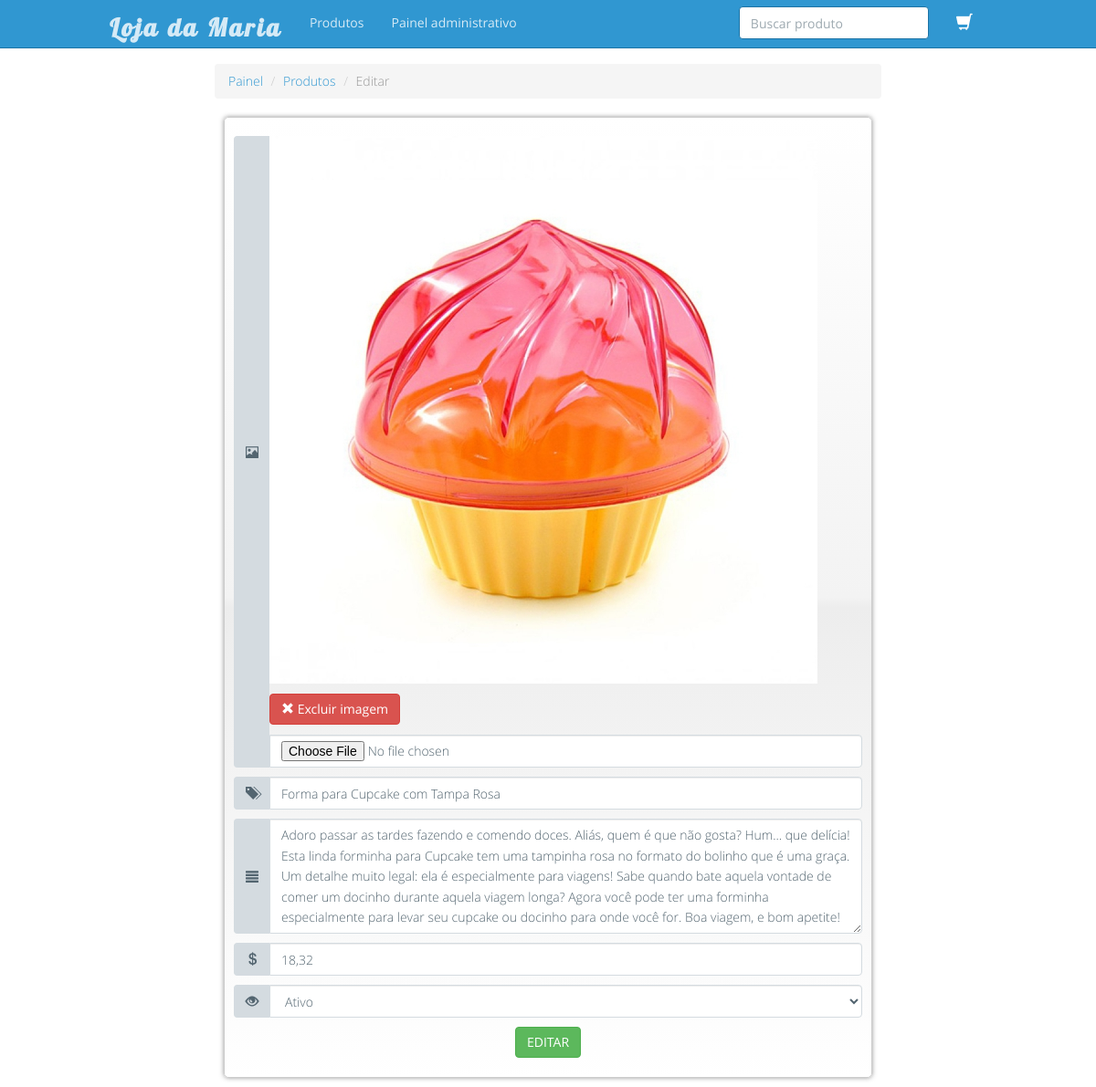
Screenshot of /produto_editar_form/7 with the database file from the repository.
### tables this page shows
CREATE TABLE `ldm_produtos` (
  `id` int(10) UNSIGNED NOT NULL,
  `imagem_capa` varchar(50) DEFAULT NULL,
  `titulo` varchar(255) NOT NULL,
  `slug` varchar(255) NOT NULL,
  `descricao` mediumtext NOT NULL,
  `valor` decimal(5,2) NOT NULL,
  `situacao` varchar(10) NOT NULL,
  `data_cad` datetime NOT NULL
);

### application/controllers/App_painel_produtos.php (called while the page is built, shortened)
<?php
class App_painel_produtos extends CI_Controller
{
    public  function __construct()
    {
        $this->load->model('app_painel_produtos_model', 'produtos_model');
        $this->load->helper('app_ldm_utils');
    }
    public function produto_editar_form($registro)
    {
        $dados['produto'] = $this->produtos_model->detalhes_produto($registro);
        $dados['pagina_interna'] = 'painel_produto_editar';
        $this->load->view('index', $dados);
    }
}

### index.php (called while the page is built, shortened)
<?php
require_once BASEPATH.'core/CodeIgniter.php';

### application/models/App_painel_produtos_model.php (called while the page is built, shortened)
<?php
class App_painel_produtos_model extends CI_Model
{
    public function detalhes_produto($registro, $slug=NULL)
    {
        if($slug != NULL)
        {
            $this->db->where('slug', $slug);
            $produto = $this->db->get($this->db->dbprefix . config_item('app-tabela-produtos'))->result();
        }
        else
        {
            $this->db->where('id', $registro);
            $produto = $this->db->get($this->db->dbprefix . config_item('app-tabela-produtos'))->result();
        }
        if(count($produto) > 0)
        {
            foreach ($produto as $item)
            {
                $this->id = $item->id;
                $this->imagem_capa = $item->imagem_capa;
                $this->titulo = $item->titulo;
                $this->descricao = $item->descricao;
                $this->valor = $item->valor;
                $this->situacao = $item->situacao;
            }
            return $this;
        }
        else {
            return FALSE;
        }
    }
}

### application/views/painel_produto_editar.php (the view, shortened to what this page needs)
<div class="col-xs-12 col-sm-2 col-md-2"></div>
<div class="col-xs-12 col-sm-8 col-md-8">
    <ul class="breadcrumb">
        <li><a href="<?php print(site_url("painel")); ?>">Painel</a></li>
        <li><a href="<?php print(site_url("produtos_listar")); ?>">Produtos</a></li>
        <li class="active">Editar</li>
    </ul>
    <?php
    if($produto)
    {
    $campo_hidden = array('id' => $produto->id);
    print(form_open_multipart(site_url('produto_editar_db'), array('class' => 'form-login'), $campo_hidden));
    ?>
    <div class="input-group">
        <span class="input-group-addon" id="basic-addon0"><span class="glyphicon glyphicon-picture"></span></span>
        <?php
        if($produto->imagem_capa != "")
        {
            printf('<p><img src="%s" class="img-responsive"></p><p><a  class="btn btn-danger" href="%s" onclick="return confirmar_excluir();"><span class="glyphicon glyphicon-remove"></span> Excluir imagem</a></p>', base_url(config_item('app-img-diretorio') . '/' . $produto->imagem_capa), site_url("produto_excluir_imagem/" . $produto->id));
        }
        ?>
        <input type="file" name="userfile" placeholder="Imagem de capa" class="form-control" aria-describedby="basic-addon0">
    </div>
    <div class="input-group">
        <span class="input-group-addon" id="basic-addon1"><span class="glyphicon glyphicon-tags"></span></span>
        <input type="text" name="titulo" class="form-control" placeholder="Nome" aria-describedby="basic-addon1" value="<?php printf('%s', $produto->titulo); ?>" required>
    </div>
    <div class="input-group">
        <span class="input-group-addon" id="basic-addon2"><span class="glyphicon glyphicon-align-justify"></span></span>
        <textarea rows="5" cols="50" class="form-control" name="descricao" aria-describedby="basic-addon2" required><?php printf('%s', $produto->descricao); ?></textarea>
    </div>
    <div class="input-group">
        <span class="input-group-addon" id="basic-addon3"><span class="glyphicon glyphicon-usd"></span></span>
        <input type="text" name="valor" class="form-control" placeholder="Valor" aria-describedby="basic-addon3" value="<?php printf('%s', number_format($produto->valor, 2, ',', '.')); ?>" required>
    </div>
    <div class="input-group">
        <span class="input-group-addon" id="basic-addon5"><span class="glyphicon glyphicon-eye-open"></span></span>
        <select name="situacao" class="form-control" aria-describedby="basic-addon5" required>
          <option value="<?php print(config_item('app-situacao-ativo')); ?>" <?php printf('%s', ($produto->situacao == config_item('app-situacao-ativo')) ? 'selected' : NULL); ?>><?php print(config_item('app-situacao-ativo')); ?></option>
          <?php printf('%s', ($produto->situacao == config_item('app-situacao-bloqueado')) ? 'selected' : NULL); ?>
         </select>
    </div>
    <p class="text-center"><button type="submit" class="btn btn-success">EDITAR</button></p>
    </form>
    <?php
    }
    else
    {
        print('<p class="alert alert-warning text-center"><span class="glyphicon glyphicon-info-sign"></span><br>Registro não encontrado!</p>');
    }
    ?>
</div>
<div class="col-xs-12 col-sm-2 col-md-2"></div>

### assets/application.css (style rules this page uses)
.input-group { margin: 10px 0; }
.form-login { border-radius: 5px; border: 1px solid #ccc;margin: 10px;padding:10px;-webkit-box-shadow:0px 0px 5px 0px rgba(50, 50, 50, 0.50);-moz-box-shadow:0px 0px 5px 0px rgba(50, 50, 50, 0.50);box-shadow:0px 0px 5px 0px rgba(50, 50, 50, 0.50);background: #ffffff;background: -moz-linear-gradient(top, #ffffff 0%, #f3f3f3 50%, #ededed 51%, #ffffff 100%); background: -webkit-gradient(linear, left top, left bottom, color-stop(0%,#ffffff), color-stop(50%,#f3f3f3), color-stop(51%,#ededed), color-stop(100%,#ffffff)); background: -webkit-linear-gradient(top, #ffffff 0%,#f3f3f3 50%,#ededed 51%,#ffffff 100%);background: -o-linear-gradient(top, #ffffff 0%,#f3f3f3 50%,#ededed 51%,#ffffff 100%);background: -ms-linear-gradient(top, #ffffff 0%,#f3f3f3 50%,#ededed 51%,#ffffff 100%);background: linear-gradient(to bottom, #ffffff 0%,#f3f3f3 50%,#ededed 51%,#ffffff 100%);filter: progid:DXImageTransform.Microsoft.gradient( startColorstr='#ffffff', endColorstr='#ffffff',GradientType=0 ); }
.form-login .input-group { margin: 10px 0 !important; }

### application/views/index.php (style rules this page uses)
body { width: 1px; min-width: 100%; *width: 100%; }

### rows the page displays
ldm_produtos: imagem_capa (picture), titulo "Forma para Cupcake com Tampa Rosa", descricao "Adoro passar as tardes fazendo e comendo doces. Aliás, quem é que não gosta? Hum... que delícia! Esta linda forminha para Cupcake tem uma tampinha rosa no formato do bolinho que é uma graça. Um detalhe muito legal: ela é especialmente para viagens! Sabe quando bate aquela vontade de comer um docinho durante aquela viagem longa? Agora você pode ter uma forminha especialmente para levar seu cupcake ou docinho para onde você for. Boa viagem, e bom apetite!", valor "18,32"

### other values shown
form field situacao "Ativo"
